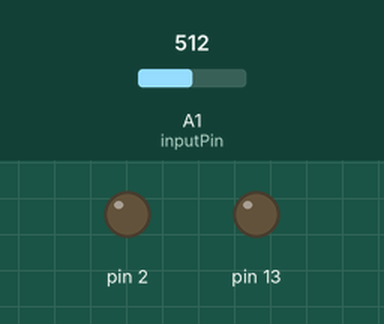
Simulated run of this sketch. Board: Arduino Uno, built with avr-gcc and run on an emulated ATmega328P. Shown: output pins drawn as LEDs (lit = HIGH). The test bench sets the inputs (shaded band); at power-on: A1 (inputPin) = 512.

Above: at 0.2 s.
Timing chart, 0 to 3.0 s (numbered marks = the images above):
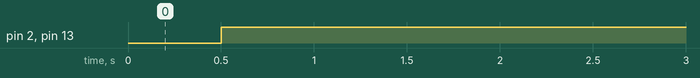

The sketch:

gd_pmv_controller.ino
```cpp
//
//  Arduino Projects
//
//  Created by Michael Diehl on 3/3/13.
//
// This sketch requires the ModbusMaster library found at http://playground.arduino.cc/Code/ModbusMaster
// Directions for installing the library can also be found there.
//
// This sketch allows you to control the position of an PMV (Precision Mixing valve) found on Gardner Denver VS Series
// air compressors. The valve is controlled via modbus by writing to holding register 0 and the device ID is 159. The
// register holds a value from 0-900 representing tenths of a degree. Communications are RS-485 at 19200 baud, 8N1.
//
// I tested this with the RS-485 sheild from CuteDigi
// http://www.cutedigi.com/arduino-shields/rs485-shield-for-arduino.html
// I also tested it with using a DS3696 RS-485 line transceiver 8-pin DIP. This sketch uses Digital Out 2 to drive the
// RE-DE pin 2. The pin is pulled HIGH before writing to the register with a 2 millisecond delay before pulling it LOW
// after writing. I'm not sure if we need the delay but I've found you need it to allow the UART to clear out before
// putting the transceiver back in receive. It works this way so I'm keeping it.
//
// Input is a 10k potentiometer as a voltage divider with the wiper wired to Analog In pin A1.
//
//

#include <ModbusMaster.h>

// Slave address of PMV
#define pmvSlaveAddress 159

// instantiate ModbusMaster object as slave ID 159
ModbusMaster node(pmvSlaveAddress);

// Use analog input pin A1 for potentiometer input.
const int inputPin = A1;

// Timer interval for sending the requested position every 500 milliseconds
const long interval = 500;

// Previous uptime value for timer.
long previousMillis = 0;

// We scale the input of the 10bit ADC for the range of the valve
const float degreesPerBit = (900.0 / 1023.0);

// Our register data for the valve
uint16_t pmvPosition = 0;

void setup()
{
    // initialize Modbus communication baud rate
    node.begin(19200);

    // Setup pin 2 as RTS out.
    DDRD |= B00000100;
    DDRB |= B00100000;
}

void loop()
{
    // Get the current uptime
    unsigned long currentMillis = millis();

    // Check the timer
    if(currentMillis - previousMillis > interval){
        previousMillis = millis();
        commandValvePosition();
    }
}

void commandValvePosition()
{
    // Set RS485 shifter to transmit
    PORTD |= B00000100;
    // Blink LED on DO13
    PORTB |= B00100000;

    // Calculate the position of the valve based on our input
    pmvPosition = (analogRead(inputPin) * degreesPerBit);

    // Write to the valve register
    node.writeSingleRegister(0, pmvPosition);

    // Possible delay to clear out buffers.
    delay(2);
    // Return RS485 shifter to receive
    PORTD &= B11111011;
    // Blink LED on DO13
    PORTB &= B11011111;
}
```

Measured:
- by itself, pin 2, pin 13: LOW → HIGH at 0.50 s
